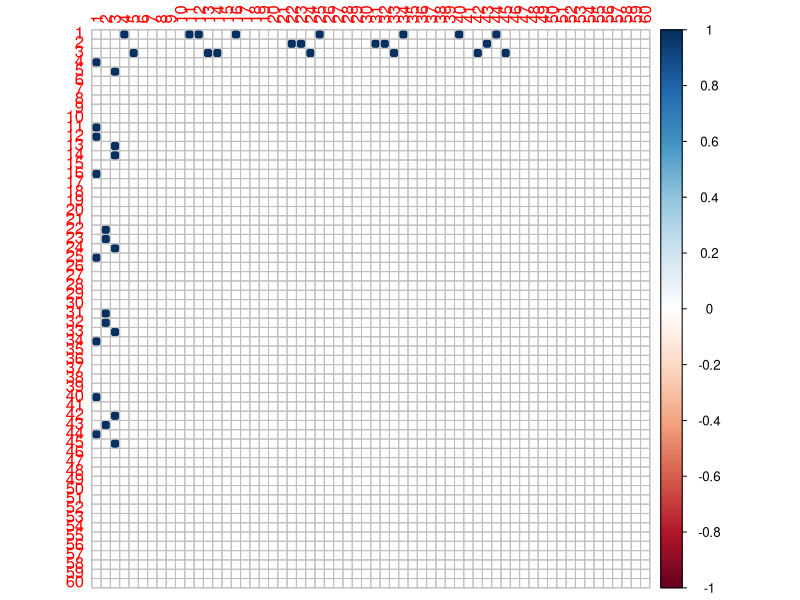
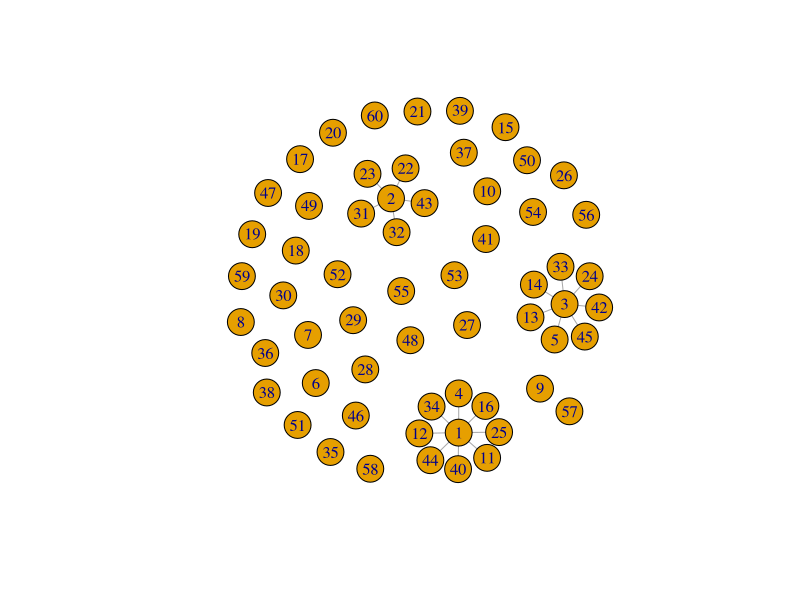

These figures' R source, in order:
set.seed(12)
simulated_data_codes <- function(nn,samples,case, numhub, bighub, shlb, shub,bigwgt,disconnected){

  ssigma <- matrix(0, nn,nn)
  diag(ssigma) <- 1

  covx<-matrix(0,nn,2)

  for (i in 1:nn) {
    covx[i,1]<-runif(1)
    covx[i,2]<-runif(1)
  }

  dij<-matrix(0,nn,nn)
  for (i in 1:nn) {
    for (j in 1:nn) {
      dij[i,j]<-sqrt((covx[i,1]-covx[j,1])^2+(covx[i,2]-covx[j,2])^2)
    }
  }

  ################################### tested so far
  ################### modify the matrix
  counts<-0

  yyy<-bighub
  conx <- matrix(0, nn, nn)
  for (i in 1:numhub) {
    tmp<-order(dij[i,1:nn],decreasing=F)[1:bighub] # change here to make hubs or cliques
    conx[i,tmp]<-1
    conx[tmp,i]<-1
  }

  #yyy<-smallhub

  for (i in (numhub+1):nn) {
    tmp<-order(dij[i,1:nn],decreasing=F)[shlb:shub]
    conx[i,tmp]<-1
    conx[tmp,i]<-1
  }

  for (xx in (nn-disconnected+1):nn){
    for (yy in 1:nn){
      conx[xx,yy]<-0
      conx[yy,xx]<-0
    }
  }

  diag(conx) <- 0
  temp <- matrix(1, nn, nn)
  for (ii in 1:nn){
    for (iii in 1:ii){
      temp[iii, ii] <- 0
    }
  }

  premat<-matrix(runif(nn*nn, 0, 1), ncol=nn)
  premat[temp==0] <- 0
  diag(premat)<-1
  premat[conx!=1] <- 0
  premat <- premat + t(premat)
  premat[premat > 0 & premat < 0.5] <- premat[premat > 0 & premat < 0.5] - 1
  diag(premat) <- apply(abs(premat), 1, sum) + 0.5
  premat1 <- sqrt(as.matrix(diag(premat))%*%t(as.matrix(diag(premat))))
  premat <- premat/premat1
  covmat<-solve(premat)
  ##find sqaure root of a matrix
  eigencov<-eigen(covmat)
  D<-matrix(0,nn,nn)
  diag(D)<-sqrt(eigencov$values)
  covmats<-eigencov$vectors %*%  D %*% t(eigencov$vectors)
  #print("d")
  bighubnum<-1
  counts<- (counts+1)
  
  simudat<-matrix(0,samples,nn)   # change n = 300, keep p = 100
  for (i in 1:samples){    
    if (i <= numhub){
      simudat[i,]<-covmats %*% rnorm(nn)         
    }
    else {
      simudat[i,]<-covmats %*% rnorm(nn)           
    }
  }
  ##############################################################################################################################################

  temp<-c()
  haha<-simudat # right before cases

  #case1
  if (case ==1){

    print(dim(simudat))

    simudat[,1:numhub] <- simudat[,1:numhub] * bigwgt   # ((bigwgt-1) *3 +1)
  }
  else if (case ==2){
    #case2
    simudat[,1:floor(numhub/2)] <- simudat[,1:floor(numhub/2)] * bigwgt   # ((bigwgt-1) *3 +1)
    simudat[,(numhub+1):(numhub+numhub-floor(numhub/2))] <- simudat[,(numhub+1):(numhub+numhub-floor(numhub/2))] * bigwgt  # ((bigwgt-1) *3 +1)
  }
  else if (case ==3){
    #case3
    simudat[,(numhub+1):(numhub+numhub)] <- simudat[,(numhub+1):(numhub+numhub)] * bigwgt  # ((bigwgt-1) *3 +1)
    #simudat[,1:floor(numhub/2)] <- simudat[,1:floor(numhub/2)] * bigwgt           # ((bigwgt-1) *3 +1)
    #simudat[,(numhub+1):(numhub+floor((nn-numhub)/2))] <- simudat[,(numhub+1):(numhub+floor((nn-numhub)/2))] * bigwgt    # ((bigwgt-1) *3 +1)
  }
  else if (case ==4){  #random
    temp<-sample(nn,numhub)
    simudat[,temp] <- simudat[,temp] * bigwgt      # ((bigwgt-1) *3 +1)
  }
  else if (case ==5){
    simudat[,sample(nn,(nn/2))] <- simudat[,sample(nn,nn/2)] * bigwgt   #((bigwgt-1) *3 +1)
  }

  ##########
  #print('jjj')
  s<-(simudat)
  #print(class(s))
  simufilename=paste("simudata-","nn",nn,"sp",samples,"nh",numhub,"bighub",bighub,"shlb",shlb,"shub",shub,"bigwgt",bigwgt,".txt", sep='')
  #write.table(s,simufilename)
  conxfilename=paste("originconx","nn",nn,"sp",samples,"nh",numhub,"bighub",bighub,"shlb",shlb,"shub",shub,"bigwgt",bigwgt,".txt", sep='')
  #write.table(conx,conxfilename)
  newList <- list("simudata" = s, "originconx" = conx, "rawsimudata"=haha)
  write(conx,'origin.txt',ncol=nn)
  return(newList)
}

a=simulated_data_codes(nn=60,samples=300,case=1, numhub=3, bighub=10, shlb=0, shub=0,bigwgt=1, disconnected=15)

library(corrplot)
corrplot(a$originconx)

library(igraph)
network <- graph_from_adjacency_matrix( a$originconx, weighted=T, mode="undirected", diag=F)
# Basic chart
plot(network)
